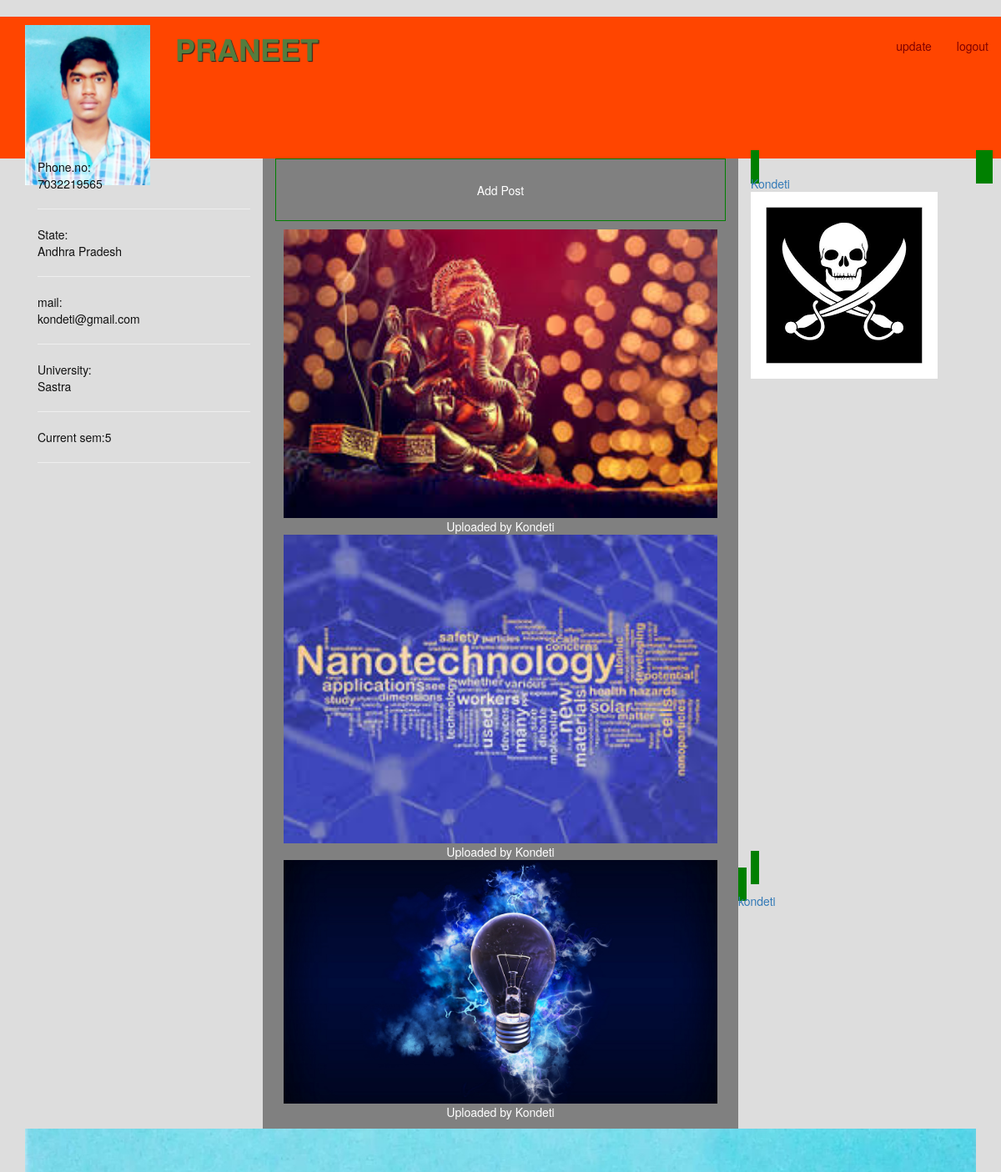
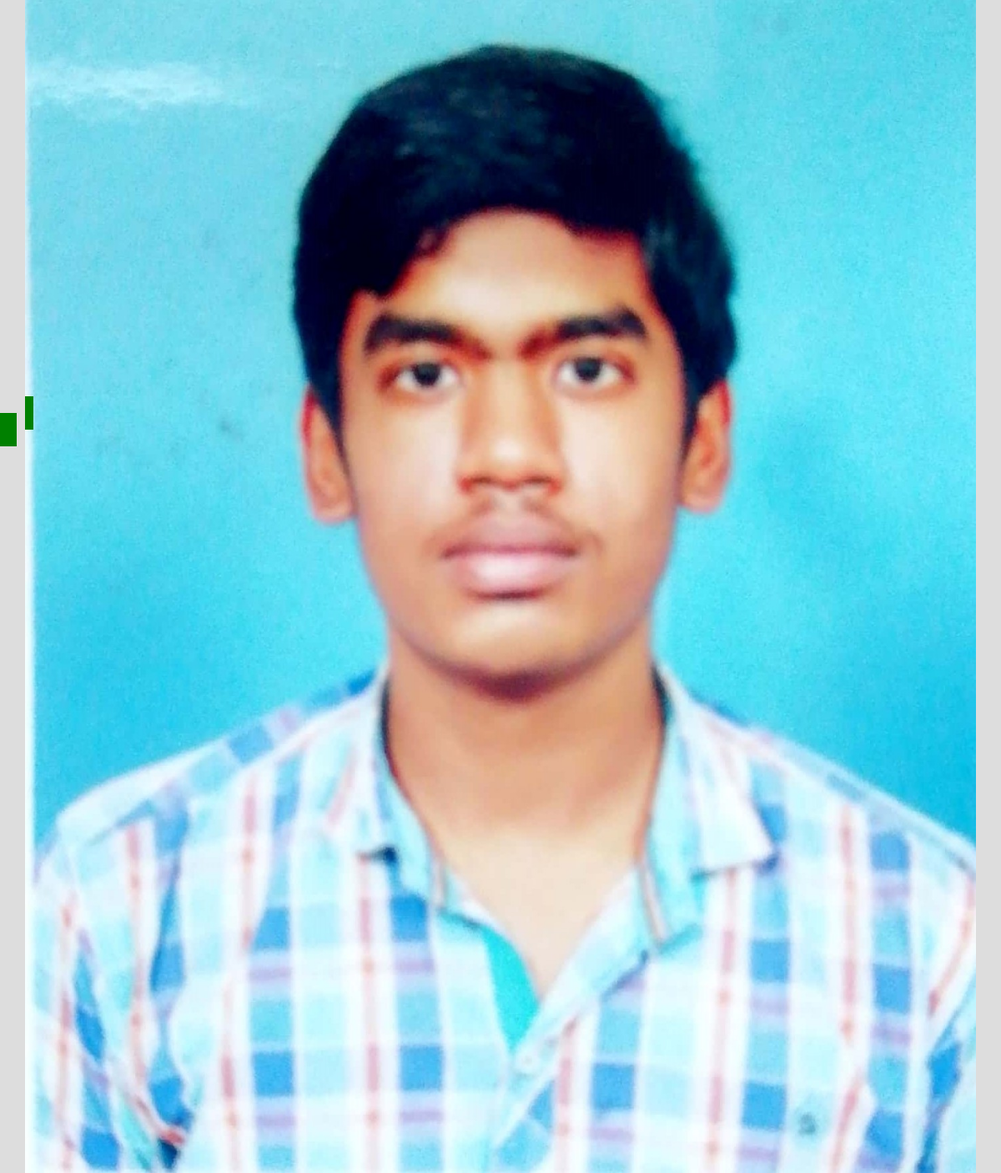
Page /kondeti/ (signed in) on the committed database (2 pictures, top to bottom).
### accounts/models.py (models this page shows, shortened)
class Profile(models.Model):
    user = models.OneToOneField(User, on_delete=models.CASCADE)
    image = models.ImageField(default='default.jpeg', upload_to='profile_pics')
    phno =models.IntegerField(default=999999999)
    dob = models.DateField(default=timezone.now)
    state = models.CharField(default='Andhra Pradesh',max_length=100)
    university = models.CharField(default='Sastra',max_length=100)
    sem = models.IntegerField(default=5)

### kondeti/models.py (models this page shows, shortened)
class Post(models.Model):
    location = models.CharField(max_length=100)
    image = models.ImageField(upload_to='POSTS')
    date_posted = models.DateTimeField(default=timezone.now,editable=False)
    creator = models.ForeignKey(User, on_delete=models.CASCADE)

### kondeti/views.py (the view)
# urls.py: path('',views.home,name='home'),
@login_required(login_url='/')
def home(request):
    posts=Post.objects.all()
    u = User.objects.all()
    return render(request,'kondeti/content.html',{'posts':posts,'u':u})

### kondeti/templates/kondeti/content.html (shortened to what this page needs)
﻿{% load static %}
<!DOCTYPE html>
<html lang="en">
<head>
    <link rel="stylesheet" href={% static 'css/bootstrap.css' %}>
    <link rel="stylesheet" href={% static 'css/style.css' %}>
</head>
<body>
    <header>
        <nav id="header-nav" class="nav navbar-default">
            <div class="container">
                <div class="navbar-header">
                    <div id="logo-img" class=" pull-left">
                        <img src="{{user.profile.image.url}}" class="img-responsive" alt="profilepic" style="min-height:100%;" />
                    </div>
                    <div class="navbar-brand pull-left">
                        <h1>{{user.first_name}}</h1>
                    </div>
                </div>
                <div id="collapsable-nav" class="nav navbar-nav navbar-right">
                    <ul id="nav-list" class="nav navbar-nav navbar-right">
                        <li>
                            <a href={% url 'update' %}>update</a>
                        </li>
                        <li>
                            <a href={% url 'logout' %}>logout</a>
                        </li>
                    </ul>
                </div>
            </div>
        </nav>
    </header>
    <div id="maincontent" class="container">
        <div id="mainprofile" class="col-lg-3 col-md-3">
            <div id="mainnumber">
                Phone.no:<br>
                {{user.profile.phno}}
            </div>
            <hr>
            <div id="mainstate">
                State:<br>
                {{user.profile.state}}
            </div>
            <hr>
            <div id="mainmail">
                mail:<br>
                {{user.email}}
            </div>
            <hr>
            <div id="mainuniversity">
                University:<br>
                {{user.profile.university}}
            </div>
            <hr>
            <div id="mainsem">
                Current sem:{{user.profile.sem}}
            </div>
            <hr>
        </div>
        <div id="posts" class="col-lg-6 col-md-6">
            <a href="addPost">
            <div id="postadd">
                Add Post
            </div>
            </a>
            <div id="posttile" class="text-center">
                {% for post in posts reversed %}
                <img src="{{post.image.url}}" class="img-responsive " style="min-width:100%; height:auto;">
                <div>Uploaded by {{post.creator}}</div>
                {% endfor %}
            </div>
        </div>
        <div id="users" class="col-lg-3 col-md-3">
            {% for us in u %}
            <a href="kondeti/display"
                <div class="ustile">
                    <div>{{us.username}}</div>
                    <div style="height:100%;width: 100%;">
                    <img src="{{us.profile.image.url}}" class="img-responsive">
                    </div>
                </div>
            {% endfor %}
</body>
</html>

### static/css/style.css (style rules this page uses)
body { background-color:#ddd; box-sizing: border-box; }
#header-nav { background-color: orangered; }
#logo-img { width:150px; height:150px; margin:10px 15px 10px 0; border:none; float:left; }
.navbar-brand { float:left; padding-top: 25px; }
.navbar-brand h1 { color:#557c3e; font-size: 2em; font-weight:bold; text-transform:uppercase; text-shadow:1px 1px 1px #222; margin-top: 0; margin-bottom: 0; line-height: .75; }
#nav-list { margin-top: 10px; }
#nav-list a { color: maroon; text-align: center; }
#mainprofile { color: #111; }
#posts { background-color: grey; }
#postadd { color:white; padding: 0; height: 75px; text-align: center; line-height: 75px; border:1px solid green; }
#posttile { max-width:100%; min-width:100%; height:auto; }
#posts > div { padding: 10px; color:white; }
.ustile { padding:10px; background-color: green; height:50px; }

### rows in the picture
Post: image (picture), creator "Kondeti"
Post: image (picture), creator "Kondeti"
Post: image (picture), creator "Kondeti"

### other values in the picture
{{ user.first_name }} "PRANEET"
{{ user.profile.phno }} "7032219565"
{{ user.profile.state }} "Andhra Pradesh"
{{ user.email }} "kondeti@gmail.com"
{{ user.profile.university }} "Sastra"
{{ user.profile.sem }} "5"
{{ us.username }} "Kondeti"
{{ us.username }} "kondeti"
